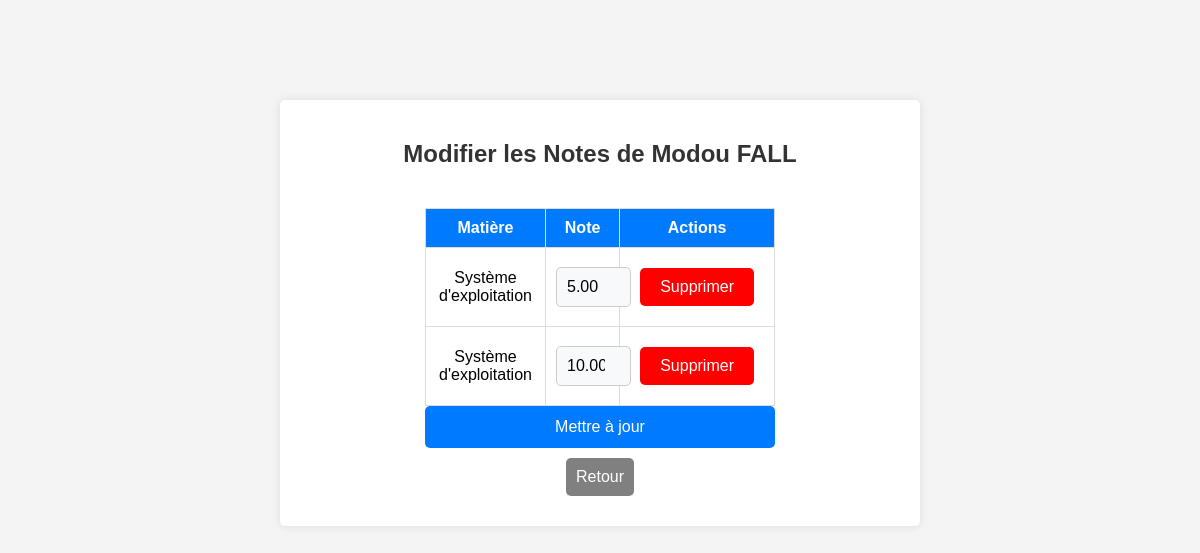
/modifier_note.php?id=6 (signed in), run on the app's committed database.
### tables this page shows
CREATE TABLE `etudiants` (
  `id` int(11) NOT NULL AUTO_INCREMENT,
  `nom` varchar(100) NOT NULL,
  `prenom` varchar(100) NOT NULL,
  `email` varchar(100) NOT NULL,
  `login` varchar(50) NOT NULL,
  `motdepasse` varchar(255) NOT NULL,
  `classe_id` int(11) NOT NULL,
  `photo` varchar(255) DEFAULT NULL,
  PRIMARY KEY (`id`),
  UNIQUE KEY `email` (`email`),
  UNIQUE KEY `login` (`login`),
  KEY `classe_id` (`classe_id`),
  CONSTRAINT `etudiants_ibfk_1` FOREIGN KEY (`classe_id`) REFERENCES `classes` (`id`) ON DELETE CASCADE
);

CREATE TABLE `notes` (
  `id` int(11) NOT NULL AUTO_INCREMENT,
  `etudiant_id` int(11) NOT NULL,
  `matiere_id` int(11) NOT NULL,
  `note` decimal(4,2) NOT NULL,
  PRIMARY KEY (`id`),
  KEY `etudiant_id` (`etudiant_id`),
  KEY `matiere_id` (`matiere_id`),
  CONSTRAINT `notes_ibfk_1` FOREIGN KEY (`etudiant_id`) REFERENCES `etudiants` (`id`) ON DELETE CASCADE,
  CONSTRAINT `notes_ibfk_2` FOREIGN KEY (`matiere_id`) REFERENCES `matieres` (`id`) ON DELETE CASCADE
);

CREATE TABLE `matieres` (
  `id` int(11) NOT NULL AUTO_INCREMENT,
  `nom` varchar(100) NOT NULL,
  PRIMARY KEY (`id`),
  UNIQUE KEY `nom` (`nom`)
);

### modifier_note.php (the view, shortened to what this page needs)
<?php
include 'config.php';
$etudiant_id = $_GET['id'];
try {
    $stmt = $pdo->prepare("SELECT nom, prenom FROM etudiants WHERE id = ?");
    $stmt->execute([$etudiant_id]);
    $etudiant = $stmt->fetch();
    $stmt = $pdo->prepare("SELECT n.id, n.note, m.nom AS matiere_nom
                           FROM notes n
                           JOIN matieres m ON n.matiere_id = m.id
                           WHERE n.etudiant_id = ?");
    $stmt->execute([$etudiant_id]);
    $notes = $stmt->fetchAll();
} catch (PDOException $e) {
    die("Erreur : " . $e->getMessage());
}
?>
<!DOCTYPE html>
<html lang="fr">
<head>
    <link rel="stylesheet" href="style.css">
</head>
<body>
    <div class="container">
        <h2>Modifier les Notes de <?= $etudiant['prenom'] . " " . $etudiant['nom'] ?></h2>
        <form action="modifier_note.php?id=<?= $etudiant_id ?>" method="POST">
            <table>
                <tr>
                    <th>Matière</th>
                    <th>Note</th>
                    <th>Actions</th>
                </tr>
                <?php foreach ($notes as $note) { ?>
                    <tr>
                        <td><?= $note['matiere_nom'] ?></td>
                        <td>
                            <input type="number" step="0.05" name="notes[<?= $note['id'] ?>]" value="<?= $note['note'] ?>" required>
                        </td>
                        <td>
                            <a href="supprimer_note.php?id=<?= $note['id'] ?>&etudiant_id=<?= $etudiant_id ?>"
                               class="btn btn-danger"
                               onclick="return confirm('Êtes-vous sûr de vouloir supprimer cette note ?');">
                                Supprimer
                            </a>
                        </td>
                    </tr>
                <?php } ?>
            </table>
            <button type="submit">Mettre à jour</button>
        </form>
        <a href="gestion_notes.php" class="btn btn-secondary">Retour</a>
    </div>
</body>
</html>

### style.css (style rules this page uses)
body { font-family: Arial, sans-serif; background-color: #f4f4f4; text-align: center; margin: 0; padding: 0; }
.container { width: 50%; margin: 100px auto; padding: 20px; background: white; box-shadow: 0px 0px 10px rgba(0, 0, 0, 0.1); border-radius: 5px; text-align: center; }
h1, h2, h3 { color: #333; }
.btn { display: inline-block; padding: 10px 20px; margin: 10px; background: #007BFF; color: white; text-decoration: none; border-radius: 5px; font-size: 16px; border: none; cursor: pointer; transition: background 0.3s ease; }
.btn-danger { background: red; }
.btn-secondary { background-color: gray; text-decoration: none; color: white; border-radius: 5px; padding: 10px; display: inline-block; margin-top: 10px; }
.container form { display: flex; flex-direction: column; align-items: center; width: 100%; max-width: 350px; margin: auto; }
.container input, .container select, .container textarea { width: 100%; padding: 10px; margin: 8px 0; border: 1px solid #ccc; border-radius: 5px; font-size: 16px; background-color: #f8f9fa; }
button, .btn-primary { width: 100%; max-width: 350px; background: #007BFF; color: white; padding: 12px; border: none; cursor: pointer; border-radius: 5px; font-size: 16px; transition: background 0.3s ease; }
table { width: 100%; border-collapse: collapse; margin-top: 20px; }
th, td { padding: 10px; border: 1px solid #ddd; text-align: center; }
th { background-color: #007BFF; color: white; }

### data on the page
etudiants: prenom "Modou", nom "FALL"
notes: matiere.nom "Système d'exploitation", note "5.00"
notes: matiere.nom "Système d'exploitation", note "10.00"
